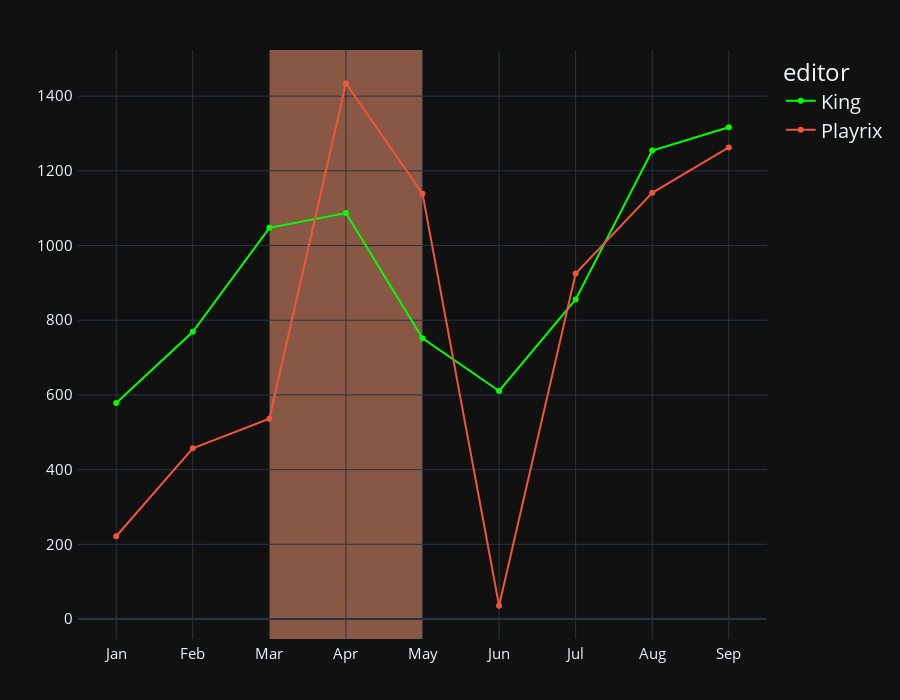

Source (notebook cell):
### Code cell
#Line graph : Monthly sum of the total paid orders in 2020 for only Playrix and King
fig = px.line(data_time.sort_values('month'),
                   x="month_name",
                   y="Total",
                   color='editor',
                   title = '',
                   markers=True
                   )                
fig.update_layout(autosize = True,
                  height = 700,
                  title_x = 0.5,
                  yaxis_title = '',
                  xaxis_title = '',
                  margin=dict(l=50,r=50,b=50,t=50,pad=4),
                  template = 'plotly_dark',
                  legend=dict(font=dict(size=20))
                  )
fig.update_yaxes(tickfont_size=15)                
fig.update_xaxes(tickfont_size=15) 
fig.add_vrect(x0="Mar", 
              x1="May",
              fillcolor="LightSalmon",
              opacity=0.5,
              layer="below", 
              line_width=0
              ) 
fig['data'][0]['line']['color'] = "#00ff00"
fig.show()

### Figure 1 — Plotly figure (JSON) as saved in the notebook; plotly's stock layout.template omitted (floating-point values rounded to 4 significant figures)
{"data": [{"hovertemplate": "editor=King<br>month_name=%{x}<br>Total=%{y}<extra></extra>", "legendgroup": "King", "line": {"color": "#00ff00", "dash": "solid"}, "marker": {"symbol": "circle"}, "mode": "markers+lines", "name": "King", "orientation": "v", "showlegend": true, "type": "scatter", "x": ["Jan", "Feb", "Mar", "Apr", "May", "Jun", "Jul", "Aug", "Sep"], "xaxis": "x", "y": [578.2, 769.0, 1047.0, 1087.0, 751.9, 610.5, 855.8, 1254.0, 1317.0], "yaxis": "y"}, {"hovertemplate": "editor=Playrix<br>month_name=%{x}<br>Total=%{y}<extra></extra>", "legendgroup": "Playrix", "line": {"color": "#EF553B", "dash": "solid"}, "marker": {"symbol": "circle"}, "mode": "markers+lines", "name": "Playrix", "orientation": "v", "showlegend": true, "type": "scatter", "x": ["Jan", "Feb", "Mar", "Apr", "May", "Jun", "Jul", "Aug", "Sep"], "xaxis": "x", "y": [221.6, 457.2, 536.5, 1435.0, 1139.0, 35.42, 925.1, 1141.0, 1263.0], "yaxis": "y"}], "layout": {"autosize": true, "height": 700, "legend": {"font": {"size": 20}, "title": {"text": "editor"}, "tracegroupgap": 0}, "margin": {"b": 50, "l": 50, "pad": 4, "r": 50, "t": 50}, "shapes": [{"fillcolor": "LightSalmon", "layer": "below", "line": {"width": 0}, "opacity": 0.5, "type": "rect", "x0": "Mar", "x1": "May", "xref": "x", "y0": 0, "y1": 1, "yref": "y domain"}], "title": {"x": 0.5}, "xaxis": {"anchor": "y", "domain": [0, 1], "tickfont": {"size": 15}, "title": {"text": ""}}, "yaxis": {"anchor": "x", "domain": [0, 1], "tickfont": {"size": 15}, "title": {"text": ""}}}}
